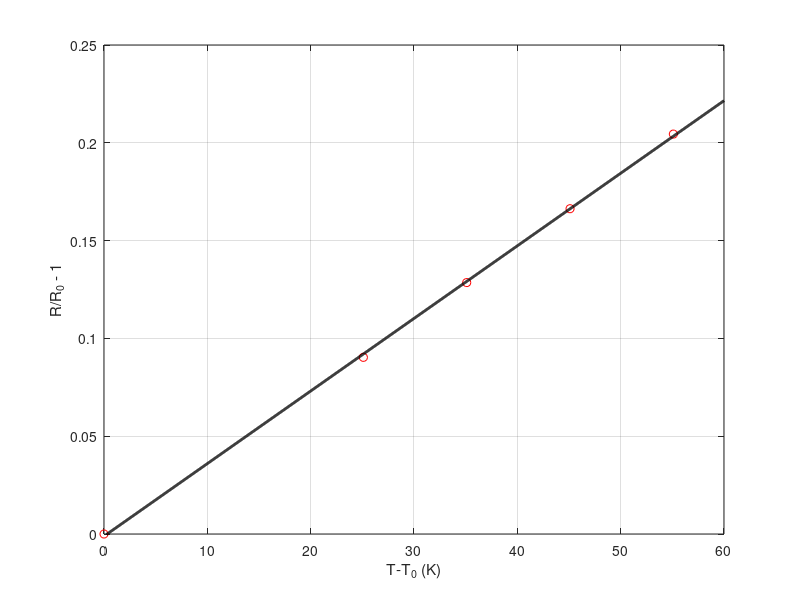

MATLAB code to generate this figure: (Note: this script raises an error after producing the figure.)
% Measurements Lab 6 Calculations

%%  1. 
clear all, close all, clc

% Part a
RT = 23;                 % Room temp in degrees C

% Part b
T0 = 3.2;                % Ice bath temp in degrees C

% Part c
RTD_R0 = 100.9;       % Ohms

% Part d
T_R0 = 7.05693e3;        % Ohms

% Part e
Ve = 2.701e-3;           % Volts

% Part f
Vf = 0.725e-3;           % Volts

% Part g-h
T = [0 25.1 35.1 45.1 55.1];                    % degrees C
T_K = [0 25.1 35.1 45.1 55.1]+273.15;                    % K
V = [0 1.037 1.378 1.750 2.161]*1e-3;            % Volts
RTD = [RTD_R0/1000 0.110013 0.11387 0.11768 0.12153]*1e3;     % Ohms
Therm = [T_R0/1000 2.2428 1.4697 0.98199 0.67362]*1e3;    % Ohms


a = polyfit(T,(RTD./RTD_R0)-1,1)
xa = 0:0.05:60;
ya = a(1)*xa + a(2);

b = polyfit((1./T_K)-(1/273.15),log(Therm./T_R0),1)
xb = -7:0.05:0;
yb = b(1)*xb + b(2);

figure;
plot(T,(RTD./RTD_R0)-1,'ro',xa,ya,'k-','MarkerSize',12,'LineWidth',2); grid on;
xlabel('T-T_{0} (K)'); ylabel('R/R_{0} - 1');
axis([0 60 0 0.25])
legend('R/R_{0}','Linear R/R_{0}','location','nw')

figure;
plot((1./T_K)-(1/273.15),log(Therm./T_R0),'bo',xb,yb,'k-','MarkerSize',12,'LineWidth',2); grid on;
xlabel('1/T - 1/T_{0} (K^{-1})'); ylabel('ln(R/R_{0})');
axis([-0.0007 0 -2.5 0])
legend('R/R_{0}','Linear R/R_{0}','location','nw')


% Part i: Thermopile
RTD_Ri = 0.1225e3;       % Ohms
T_Ri = 0.67153e3;        % Ohms
Vi = 3.476e-3;           % Volts
Ti = 55.4;               % degrees C

T_RTD = (RTD_Ri/RTD_R0-1)/a(1)
T_Therm = (1/((log(T_Ri/T_R0)/b(1)) + (1/273.15)))-273.15


temp = [25.1 35.1 45.1 55.1];
emf_t = [1 1.407 1.817 2.23]
emf_m = [1.037 1.378 1.750 2.161];

figure;
plot(temp,emf_t,'ro-',temp,emf_m,'bo-','MarkerSize',10,'LineWidth',2); grid on;
axis([20 60 0.8 2.5])
xlabel('Temperature (C)'); ylabel('emf (mV)');
legend('Measured emf','True emf','location','nw')

(2.1975-2.161)/2.161



%%  1. 
clear all, close all, clc

% text file extraction
J = dlmread('lab6j.txt', '', 1, 0);    % Initial
G = dlmread('lab6g.txt', '', 1, 0);    % Initial

dt = 0.001;

% Initial
Ji1 = J(6850:7250,1);
Ji2 = J(7500:11500,2);

tji1 = 0:dt:(dt*length(Ji1)-dt);
tji2 = 0:dt:(dt*length(Ji2)-dt);

Ti1 = (Ji1-J(7800,1))./(Ji1(1)-J(7800,1));
yji1 = (log(Ti1)).';
l1 = polyfit(tji1,yji1,1);
yji1l = l1(1)*tji1 + l1(2);
tau_thicki = -1/l1(1)
h_thicki = 8700*520*1.59e-3/(3*tau_thicki)

Ti2 = (Ji2-J(15000,2))./(Ji2(1)-J(15000,2));
yji2 = (log(Ti2)).';
l2 = polyfit(tji2,yji2,1);
yji2l = l2(1)*tji2 + l2(2);
tau_thini = -1/l2(1)
h_thini = 8700*520*0.8e-3/(3*tau_thini)

% End
Je1 = J(18300:40000,1);
Je2 = J(19000:40000,2);
%
tje1 = 0:dt:(dt*length(Je1)-dt);
tje2 = 0:dt:(dt*length(Je2)-dt);

Te1 = (Je1-J(end,1))./(Je1(1)-J(end,1));
yje1 = (log(Te1)).';
l1 = polyfit(tje1,yje1,1);
yje1l = l1(1)*tje1 + l1(2);
tau_thicke = -1/l1(1)
h_thicke = 8700*520*1.59e-3/(3*tau_thicke)

Te2 = (Je2-J(end,2))./(Je2(1)-J(end,2));
yje2 = (log(Te2)).';
l2 = polyfit(tje2,yje2,1);
yje2l = l2(1)*tje2 + l2(2);
tau_thine = -1/l2(1)
h_thine = 8700*520*0.8e-3/(3*tau_thine)





% Temperature Curve Times for parts j & g
tj = 0:dt:(dt*size(J,1)-dt);
tg = 0:dt:(dt*size(G,1)-dt);

% Part j
figure;
plot(tj,J(:,1),'r.',tj,J(:,2),'b.'); grid on;
xlabel('Time (sec)','fontsize',12); ylabel('Temperature (\circ C)','fontsize',12);
legend('Thick','Thin','location','ne')

% Part g
figure;
plot(tg,G(:,1),'r.',tg,G(:,2),'b.'); grid on;
xlabel('Time (sec)','fontsize',12); ylabel('Temperature (\circ C)','fontsize',12);
legend('Thin','Thick','location','se')

% Initial exponential curve- thick
figure;
plot(tji1,Ji1,'r.'); grid on;
xlabel('Time (sec)','fontsize',12); ylabel('Temperature (\circ C)','fontsize',12);

% Initial exponential curve- thin
figure;
plot(tji2,Ji2,'r.'); grid on;
xlabel('Time (sec)','fontsize',12); ylabel('Temperature (\circ C)','fontsize',12);

% Initial linear curve- thick
figure;
subplot(2,1,1);
plot(tji1,yji1,'r.',tji1,yji1l,'k-','LineWidth',3); grid on;
axis([0 0.4 -3 0])
xlabel('Time (sec)','fontsize',12); ylabel('ln(T - T_{\infty} / T_{0} - T_{\infty})','fontsize',12);
title('Thick Thermocouple','fontsize',12);
legend('Actual Data Points','Linear Fit','location','ne')

% Initial linear curve- thin
subplot(2,1,2);
plot(tji2,yji2,'r.',tji2,yji2l,'k-','LineWidth',3); grid on;
xlabel('Time (sec)','fontsize',12); ylabel('ln(T - T_{\infty} / T_{0} - T_{\infty})','fontsize',12);
axis([0 4 -3 0]);
title('Thin Thermocouple','fontsize',12);
legend('Actual Data Points','Linear Fit','location','ne')

% End exponential curve- thick
figure;
plot(tje1,Je1,'r.'); grid on;
xlabel('Time (sec)'); ylabel('Temperature (\circ C)');

% End exponential curve- thin
figure;
plot(tje2,Je2,'r.'); grid on;
xlabel('Time (sec)'); ylabel('Temperature (\circ C)');

% End linear curve- thick
figure;
subplot(2,1,1);
plot(tje1,yje1,'r.',tje1,yje1l,'k-','LineWidth',3); grid on;
axis([0 20 -2 0])
xlabel('Time (sec)','fontsize',12); ylabel('ln(T - T_{\infty} / T_{0} - T_{\infty})','fontsize',12);
title('Thick Thermocouple','fontsize',12);
legend('Actual Data Points','Linear Fit','location','ne')

% End linear curve- thin
subplot(2,1,2);
plot(tje2,yje2,'r.',tje2,yje2l,'k-','LineWidth',3); grid on;
xlabel('Time (sec)','fontsize',12); ylabel('ln(T - T_{\infty} / T_{0} - T_{\infty})','fontsize',12);
axis([0 20 -2 0]);
title('Thin Thermocouple','fontsize',12);
legend('Actual Data Points','Linear Fit','location','ne')


